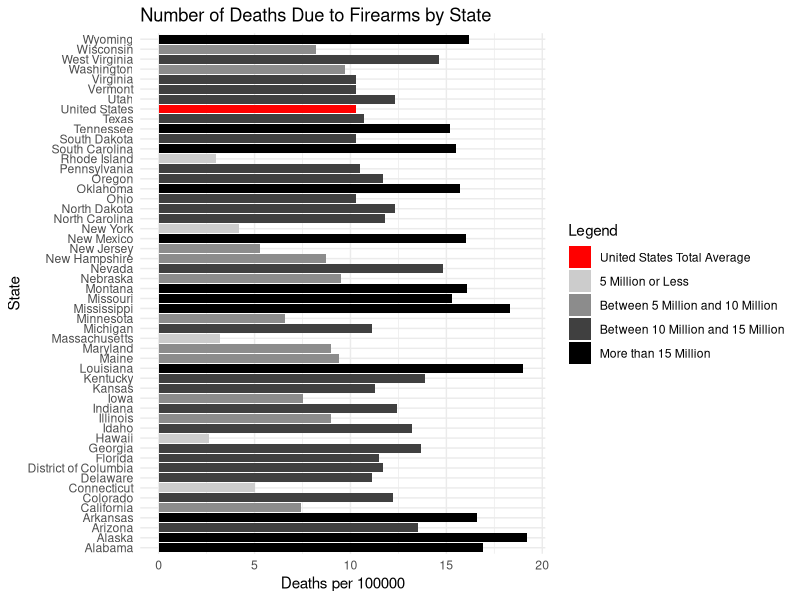

R code for this plot:
## ---- chunk 1
library(ggplot2)
library(dplyr)
library(RColorBrewer)

d <- read.csv("KFF_deaths_firearms.csv", skip = 3) %>%
  select(State = 1, 'Deaths per 100000' = 2)
head(d)

sub <- d[1:52, ]
names(sub)[names(sub) == "Deaths per 100000"] <- "Deaths"
sub$Death_Cuts <- ifelse(sub$Deaths <= 5, "5 Million or Less", ifelse(sub$Deaths > 5 & sub$Deaths <= 10, "Between 5 Million and 10 Million", ifelse(sub$Deaths > 10 & sub$Deaths <= 15, "Between 10 Million and 15 Million", "More than 15 Million")))
sub$Death_Cuts[1] <- "United States Total Average"
sub$Death_Cuts <- factor(sub$Death_Cuts, levels = c("United States Total Average", "5 Million or Less", "Between 5 Million and 10 Million", "Between 10 Million and 15 Million", "More than 15 Million"))

View(sub)

g <- ggplot(sub, mapping = aes(x = State, y = Deaths, fill = Death_Cuts))
g <- g + geom_bar(stat = "identity")
g <- g + scale_fill_manual("Legend", values = c("red", "gray80", "grey55", "grey25", "black"))
g <- g + coord_flip()
g <- g + ylab("Deaths per 100000")
g <- g + ggtitle("Number of Deaths Due to Firearms by State")
g <- g + theme_minimal()
g


